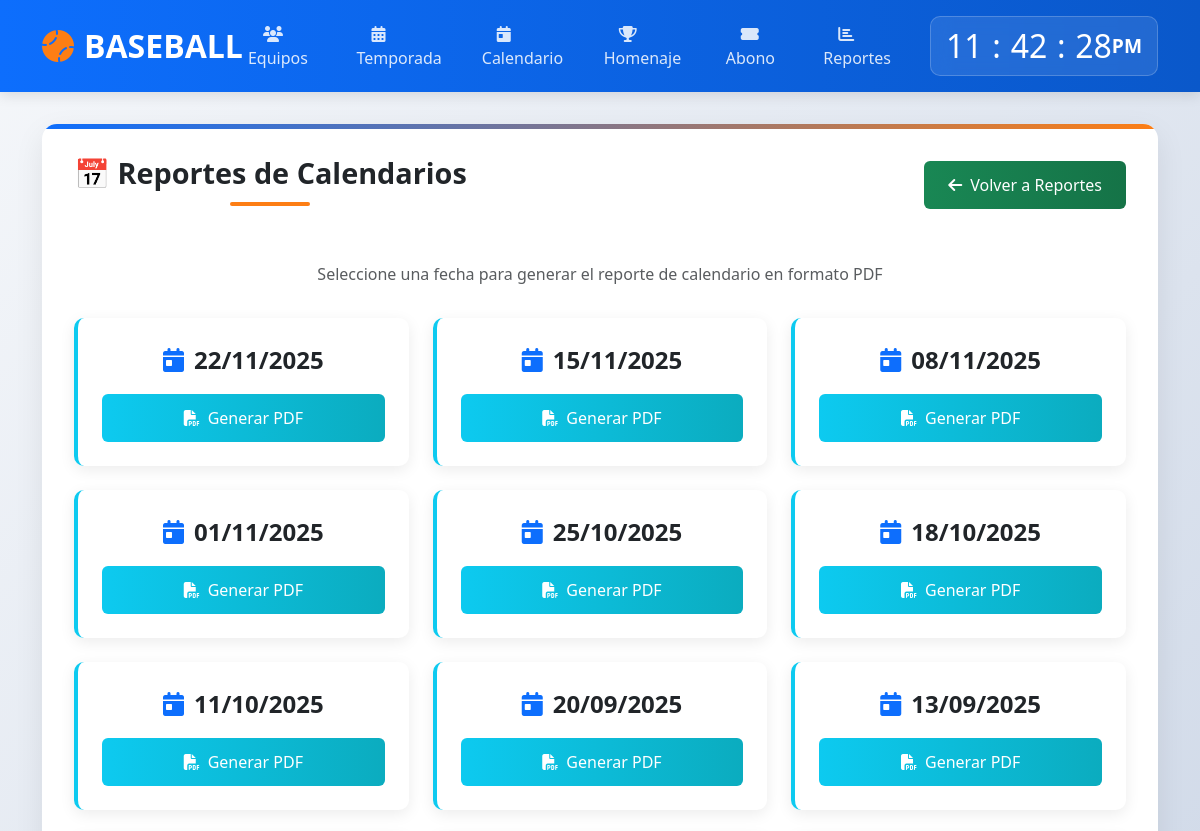
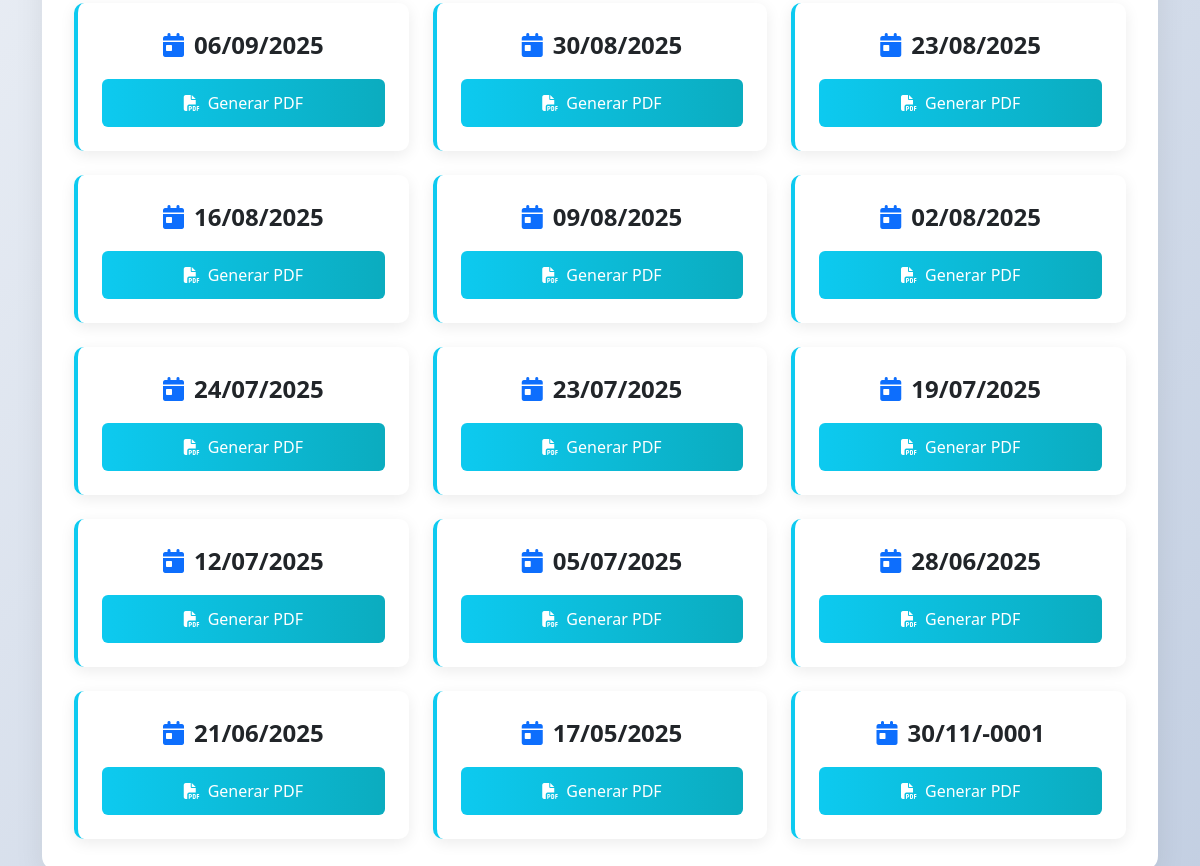
Before: /modulos/reporte/calendario.php with the older database file (2 pictures, top to bottom).
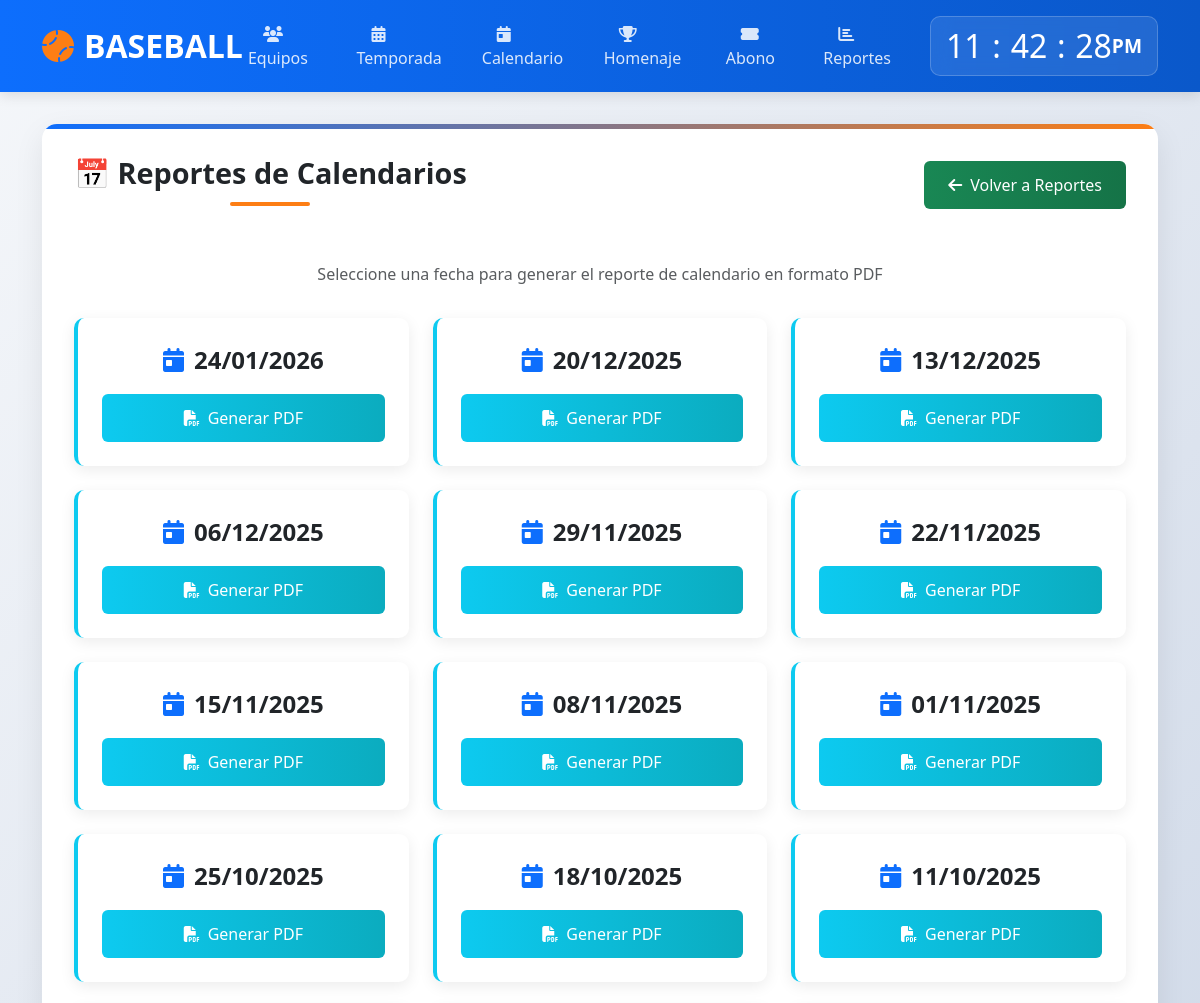
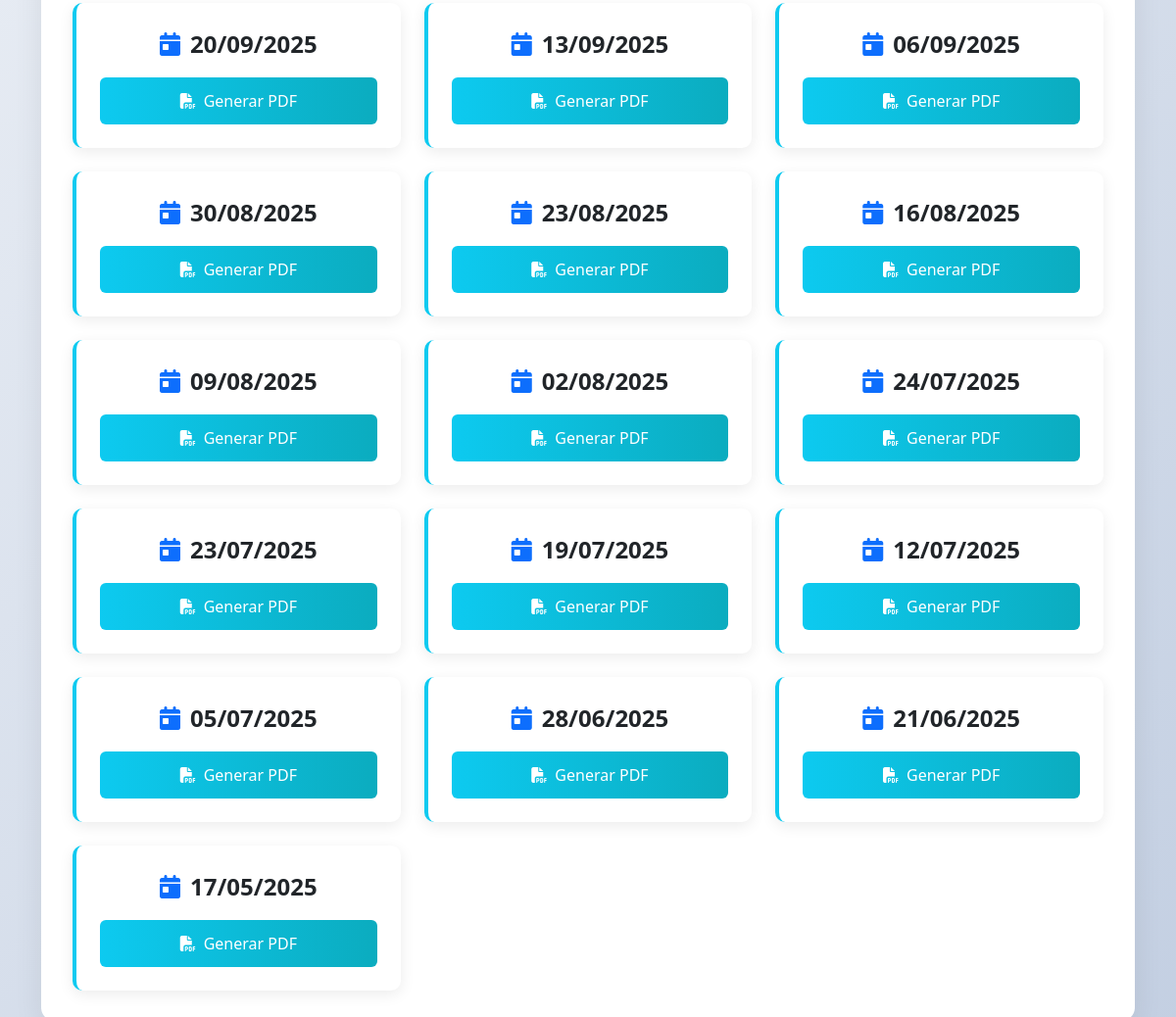
After: the same page with the newer database file (2 pictures, top to bottom).
### tables this page shows
CREATE TABLE `calendario` (
  `id_cal` int(100) NOT NULL,
  `fecha` date NOT NULL,
  `categoria` varchar(1) NOT NULL,
  `id_temporada` int(100) NOT NULL,
  `id_team_one` int(100) NOT NULL,
  `name_team_one` varchar(60) NOT NULL,
  `id_team_two` int(100) NOT NULL,
  `name_team_two` varchar(60) NOT NULL,
  `dia` varchar(11) NOT NULL,
  `id_hora` int(100) NOT NULL,
  `hora` varchar(10) NOT NULL,
  `campo` int(1) NOT NULL,
  `partida` int(3) DEFAULT NULL
);

### modulos/reporte/calendario.php (the view, shortened to what this page needs)
<?php
$con = conectar();
?>
<!DOCTYPE html>
<html lang="es">
<head>
    <link href="https://cdn.jsdelivr.net/npm/bootstrap@5.3.0/dist/css/bootstrap.min.css" rel="stylesheet">
    <link rel="stylesheet" href="https://cdnjs.cloudflare.com/ajax/libs/font-awesome/6.4.0/css/all.min.css">
</head>
<body>
    <header class="header">
        <div class="container">
            <div class="d-flex justify-content-between align-items-center">
                <a href="../../" class="logo">
                    <i class="fas fa-baseball-ball"></i>BASEBALL
                </a>
                <ul class="navigation">
                    <li><a href="../equipos/"><i class="fas fa-users"></i> Equipos</a></li>
                    <li><a href="../juego/"><i class="fas fa-calendar-alt"></i> Temporada</a></li>
                    <li><a href="../calendario/"><i class="fas fa-calendar-day"></i> Calendario</a></li>
                    <li><a href="../homenaje/homenaje.php"><i class="fas fa-trophy"></i> Homenaje</a></li>
                    <li><a href="../abonos/"><i class="fas fa-ticket-alt"></i> Abono</a></li>
                    <li><a href="../reporte/reporte.php"><i class="fas fa-chart-bar"></i> Reportes</a></li>
                </ul>
                <div class="clock-container">
                    <div class="clock">
                        <h2 id="hour">00</h2><h2 class="dot">:</h2>
                        <h2 id="minute">00</h2><h2 class="dot">:</h2>
                        <h2 id="seconds">00</h2><span id="ampm">AM</span>
                    </div>
                </div>
            </div>
        </div>
    </header>
    <main class="main-content">
        <div class="container">
            <div class="content-container">
                <div class="header-actions">
                    <h1 class="page-title">📅 Reportes de Calendarios</h1>
                    <a href="reporte.php" class="btn btn-success">
                        <i class="fas fa-arrow-left me-2"></i>Volver a Reportes
                    </a>
                </div>
                <p class="text-center text-muted mb-4">Seleccione una fecha para generar el reporte de calendario en formato PDF</p>
                <div class="calendar-grid">
                    <?php
                    $val_hor = "SELECT * FROM calendario GROUP BY fecha ORDER BY fecha DESC, categoria ASC";
                    $query_hor = mysqli_query($con, $val_hor);
                    $numbersho = mysqli_num_rows($query_hor);
                    if ($numbersho >= 1) {
                        while ($obtenerho = mysqli_fetch_array($query_hor)) {
                            $trg = $obtenerho['fecha'];
                            $entero_trg = strtotime($trg);
                            $formatted_date = date("d/m/Y", $entero_trg);
                    ?>
                    <div class="calendar-card">
                        <div class="calendar-date">
                            <i class="fas fa-calendar-day"></i>
                            <?php echo $formatted_date; ?>
                        </div>
                        <div class="calendar-action">
                            <a href="../PDF/calendario.php?fecha=<?php echo urlencode($trg); ?>" target="_blank" class="btn-calendar">
                                <i class="fas fa-file-pdf me-2"></i>Generar PDF
                            </a>
                        </div>
                    </div>
                    <?php
                        }
                    } ?>
                </div>
            </div>
        </div>
    </main>
</body>
</html>

Changed rows visible on the page:
no longer on this page (row unchanged): calendario: fecha "30/11/-0001"
added calendario: fecha "24/01/2026"
added calendario: fecha "20/12/2025"
added calendario: fecha "13/12/2025"
added calendario: fecha "06/12/2025"
added calendario: fecha "29/11/2025"
